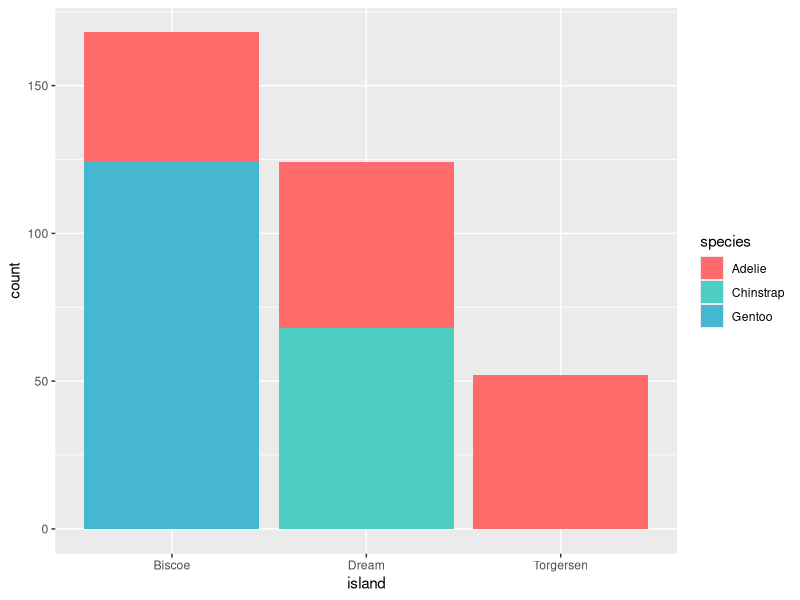

The R script that drew this image:

            library(ggplot2)
            library(palmerpenguins)
            built_answer <- tryCatch(
                {
                    set.seed(42)
                    ggplot(penguins, aes(x = island, fill = species)) + geom_bar() + scale_fill_manual(values = c(Adelie = "#FF6B6B", Chinstrap = "#4ECDC4", Gentoo = "#45B7D1"))
                    suppressWarnings(
                        if (!file.exists("/sandbox/figures/species_island_bar_stacked_scale_fill_manual_answer.png")) {
                            ggsave(
                                width = 3,
                                height = 3,
                                "/sandbox/figures/species_island_bar_stacked_scale_fill_manual_answer.png"
                            )
                        }
                    )
                    suppressWarnings(
                        ggplot_build(last_plot())
                    )
                },
                error = function(e) {
                    'ERROR'
                }
            )
            built_submission <- tryCatch(
                {
                    set.seed(42)
                    ggplot(data = penguins, aes(x = island)) +
  geom_bar(aes(y = ..count.., fill = species), stat = "identity") +
  scale_fill_manual(values = c("#FF6B6B", "#4ECDC4", "#45B7D1")) +
  theme_minimal()
                    suppressWarnings(
                        ggsave(
                            width = 3,
                            height = 3,
                            "figures/species_island_bar_stacked_scale_fill_manual_submission_qwen.png"
                        )
                    )
                    suppressWarnings(
                        ggplot_build(last_plot())
                    )
                },
                error = function(e) {
                    'ERROR'
                }
            )
            cat(isTRUE(all.equal(built_answer, built_submission)))
        
